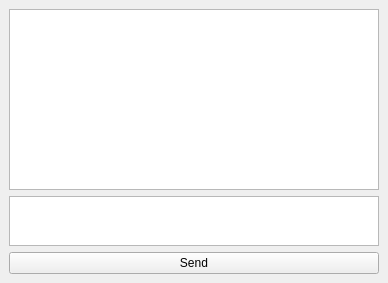
<?xml version="1.0" encoding="UTF-8"?>
<ui version="4.0">
 <class>ChatWindow</class>
 <widget class="QMainWindow" name="ChatWindow">
  <property name="geometry">
   <rect>
    <x>0</x>
    <y>0</y>
    <width>388</width>
    <height>283</height>
   </rect>
  </property>
  <property name="windowTitle">
   <string/>
  </property>
  <widget class="QWidget" name="centralwidget">
   <layout class="QVBoxLayout" name="verticalLayout">
    <item>
     <widget class="ChatLogWidget" name="messageLog">
      <property name="sizePolicy">
       <sizepolicy hsizetype="Expanding" vsizetype="Expanding">
        <horstretch>0</horstretch>
        <verstretch>0</verstretch>
       </sizepolicy>
      </property>
      <property name="readOnly">
       <bool>true</bool>
      </property>
      <property name="html">
       <string>&lt;!DOCTYPE HTML PUBLIC &quot;-//W3C//DTD HTML 4.0//EN&quot; &quot;http://www.w3.org/TR/REC-html40/strict.dtd&quot;&gt;
&lt;html&gt;&lt;head&gt;&lt;meta name=&quot;qrichtext&quot; content=&quot;1&quot; /&gt;&lt;style type=&quot;text/css&quot;&gt;
p, li { white-space: pre-wrap; }
&lt;/style&gt;&lt;/head&gt;&lt;body style=&quot; font-family:'Ubuntu'; font-size:10pt; font-weight:200; font-style:normal;&quot;&gt;
&lt;p style=&quot;-qt-paragraph-type:empty; margin-top:0px; margin-bottom:0px; margin-left:0px; margin-right:0px; -qt-block-indent:0; text-indent:0px;&quot;&gt;&lt;br /&gt;&lt;/p&gt;&lt;/body&gt;&lt;/html&gt;</string>
      </property>
     </widget>
    </item>
    <item>
     <widget class="QTextEdit" name="messageEdit">
      <property name="sizePolicy">
       <sizepolicy hsizetype="Expanding" vsizetype="Fixed">
        <horstretch>0</horstretch>
        <verstretch>0</verstretch>
       </sizepolicy>
      </property>
      <property name="maximumSize">
       <size>
        <width>16777215</width>
        <height>50</height>
       </size>
      </property>
     </widget>
    </item>
    <item>
     <widget class="QPushButton" name="sendButton">
      <property name="text">
       <string>Send</string>
      </property>
     </widget>
    </item>
   </layout>
  </widget>
 </widget>
 <customwidgets>
  <customwidget>
   <class>ChatLogWidget</class>
   <extends>QTextEdit</extends>
   <header>gui/widgets/ChatLogWidget.h</header>
  </customwidget>
 </customwidgets>
 <resources/>
 <connections/>
</ui>
